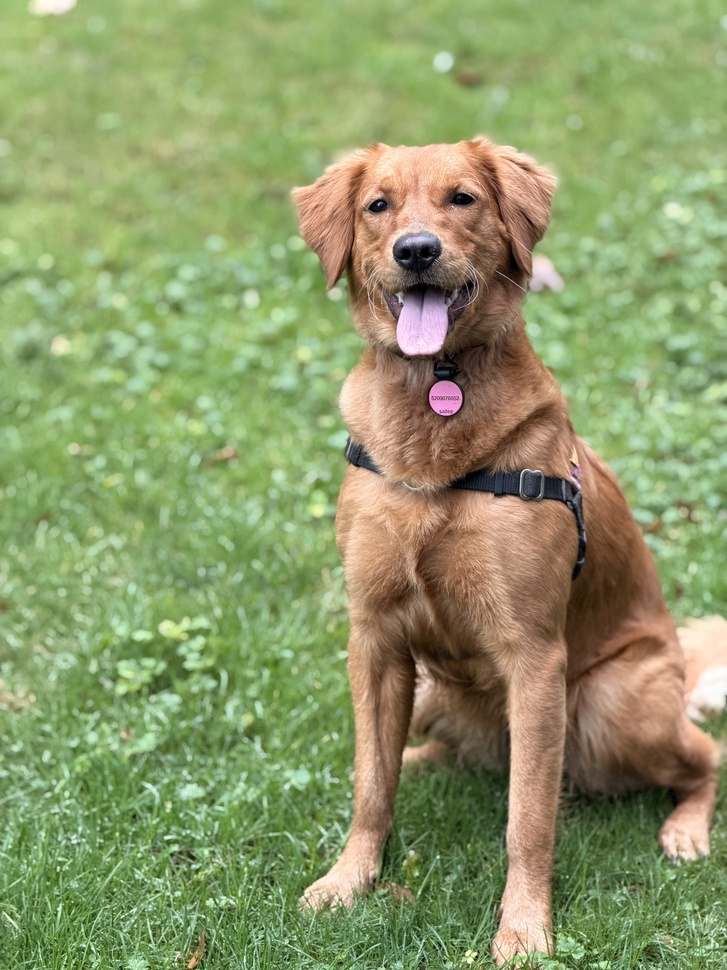
#> input picture skills/last30days/assets/dog-original.jpeg, 727 x 970 px, shrunk from 4284 x 5712 before the run
$ python split_images_half.py ../../last30days/assets/dog-original.jpeg
#> lines starting #> are read from the running program, lines starting #| are printed output that depends on the picture
#!/usr/bin/env /usr/bin/python3
"""批量将图片上下对半裁开，保存为 *_上 和 *_下 两张图。"""
from pathlib import Path
import argparse
from PIL import Image


SUPPORTED_EXTENSIONS = {".jpg", ".jpeg", ".png", ".webp", ".bmp", ".tif", ".tiff"}


def iter_images(input_path: Path):
    """遍历输入路径中的图片文件。"""
    if input_path.is_file():
        if input_path.suffix.lower() in SUPPORTED_EXTENSIONS:
            yield input_path
        return

    for path in sorted(input_path.iterdir()):
        if path.is_file() and path.suffix.lower() in SUPPORTED_EXTENSIONS:
            yield path


def split_image(path: Path, output_dir: Path, overwrite: bool):
    """将单张图片上下对半裁开并保存。"""
#> called with overwrite = False
    top_path = output_dir / f"{path.stem}_上{path.suffix}"
    bottom_path = output_dir / f"{path.stem}_下{path.suffix}"

    for target_path in (top_path, bottom_path):
        if target_path.exists() and not overwrite:
            raise FileExistsError(f"输出文件已存在：{target_path}，如需覆盖请加 --overwrite")

    with Image.open(path) as img:
#> img is the input picture: PIL image 727x970 RGB; mean R, G, B 141.6, 153.7, 105.4
        width, height = img.size
#> width = 727; height = 970
        half_height = height // 2
#> half_height = 485

        top = img.crop((0, 0, width, half_height))
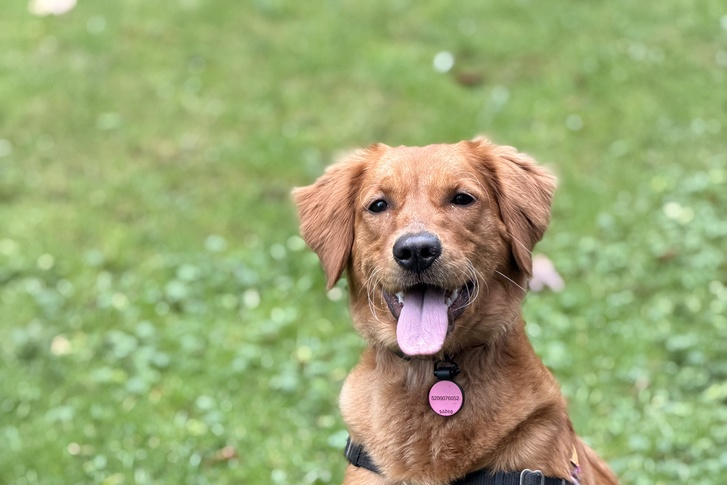
#> top: PIL image 727x485 RGB; mean R, G, B 153.3, 167.7, 114.5
        top.save(top_path)

        bottom = img.crop((0, half_height, width, height))
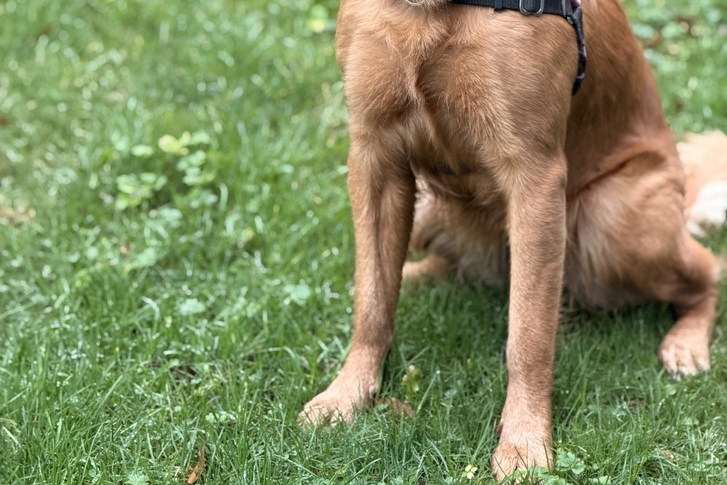
#> bottom: PIL image 727x485 RGB; mean R, G, B 130, 139.7, 96.2
        bottom.save(bottom_path)

    return top_path, bottom_path, width, height


def main():
    parser = argparse.ArgumentParser(description="批量将图片上下对半裁开，保存为 *_上 和 *_下 两张图")
    parser.add_argument("input", help="图片文件或图片文件夹路径")
    parser.add_argument("-o", "--output-dir", default="split_output", help="输出文件夹，默认 split_output")
    parser.add_argument("--overwrite", action="store_true", help="允许覆盖已存在的输出文件")
    args = parser.parse_args()

    input_path = Path(args.input).expanduser().resolve()
    output_dir = Path(args.output_dir).expanduser().resolve()
    output_dir.mkdir(parents=True, exist_ok=True)

    image_paths = list(iter_images(input_path))
    if not image_paths:
        raise SystemExit("没有找到可处理的图片文件")

    for path in image_paths:
        top_path, bottom_path, w, h = split_image(path, output_dir, args.overwrite)
#> w = 727; h = 970
        print(f"{path.name} ({w}×{h}) → {top_path.name}, {bottom_path.name}")
#| dog-original.jpeg (727×970) → dog-original_上.jpeg, dog-original_下.jpeg


if __name__ == "__main__":
    main()

$ run again, on skills/last30days/assets/dog-as-human.png
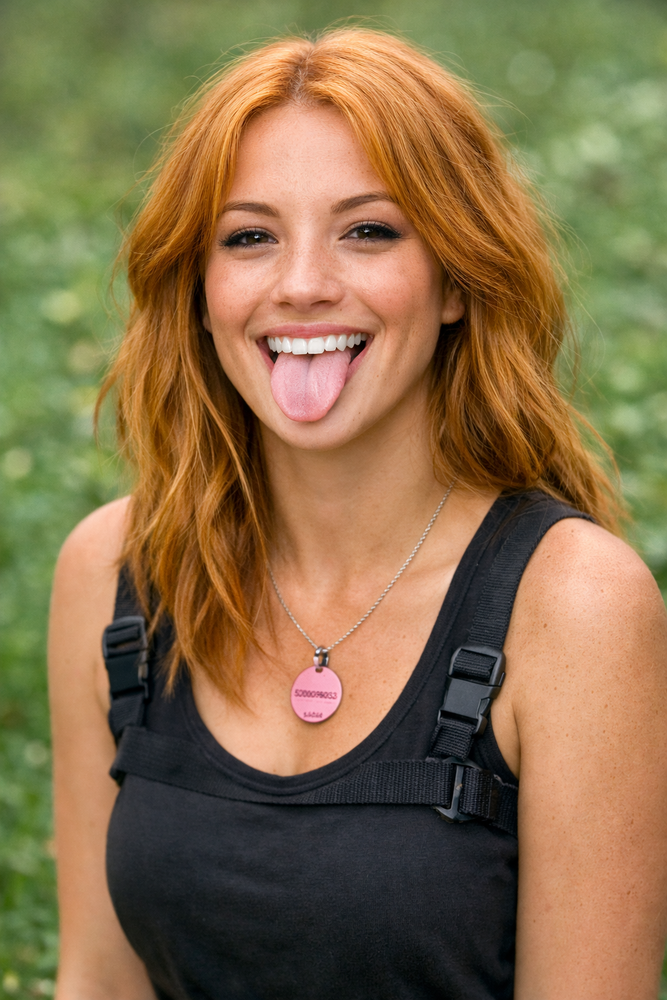
#> input picture skills/last30days/assets/dog-as-human.png, 667 x 1000 px, shrunk from 1024 x 1536 before the run
#> in split_image, img is the input picture: PIL image 667x1000 RGB; mean R, G, B 135.4, 111.4, 74.9
#> in split_image, `top = img.crop((0, 0, width, half_height))`:
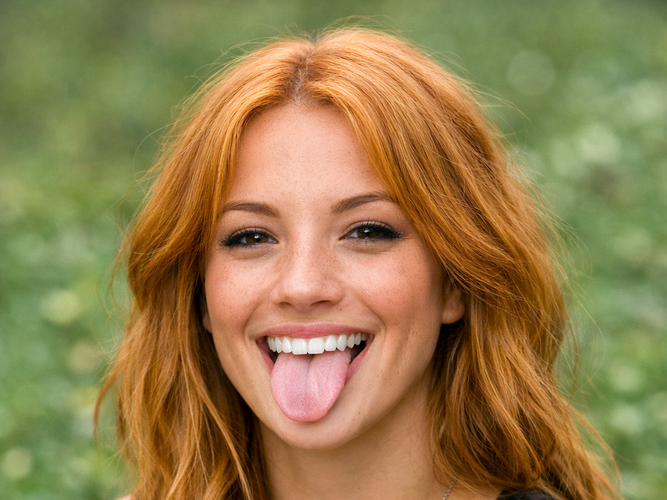
#> top: PIL image 667x500 RGB; mean R, G, B 147.7, 126.1, 77.2
#> in split_image, `bottom = img.crop((0, half_height, width, height))`:
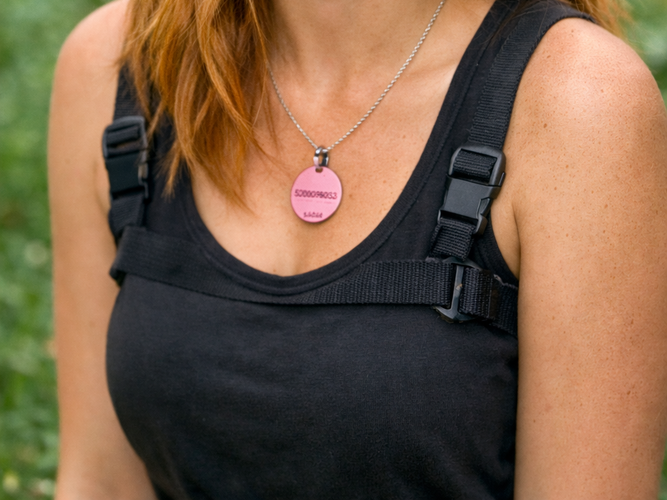
#> bottom: PIL image 667x500 RGB; mean R, G, B 123, 96.7, 72.6
#| dog-as-human.png (667×1000) → dog-as-human_上.png, dog-as-human_下.png
